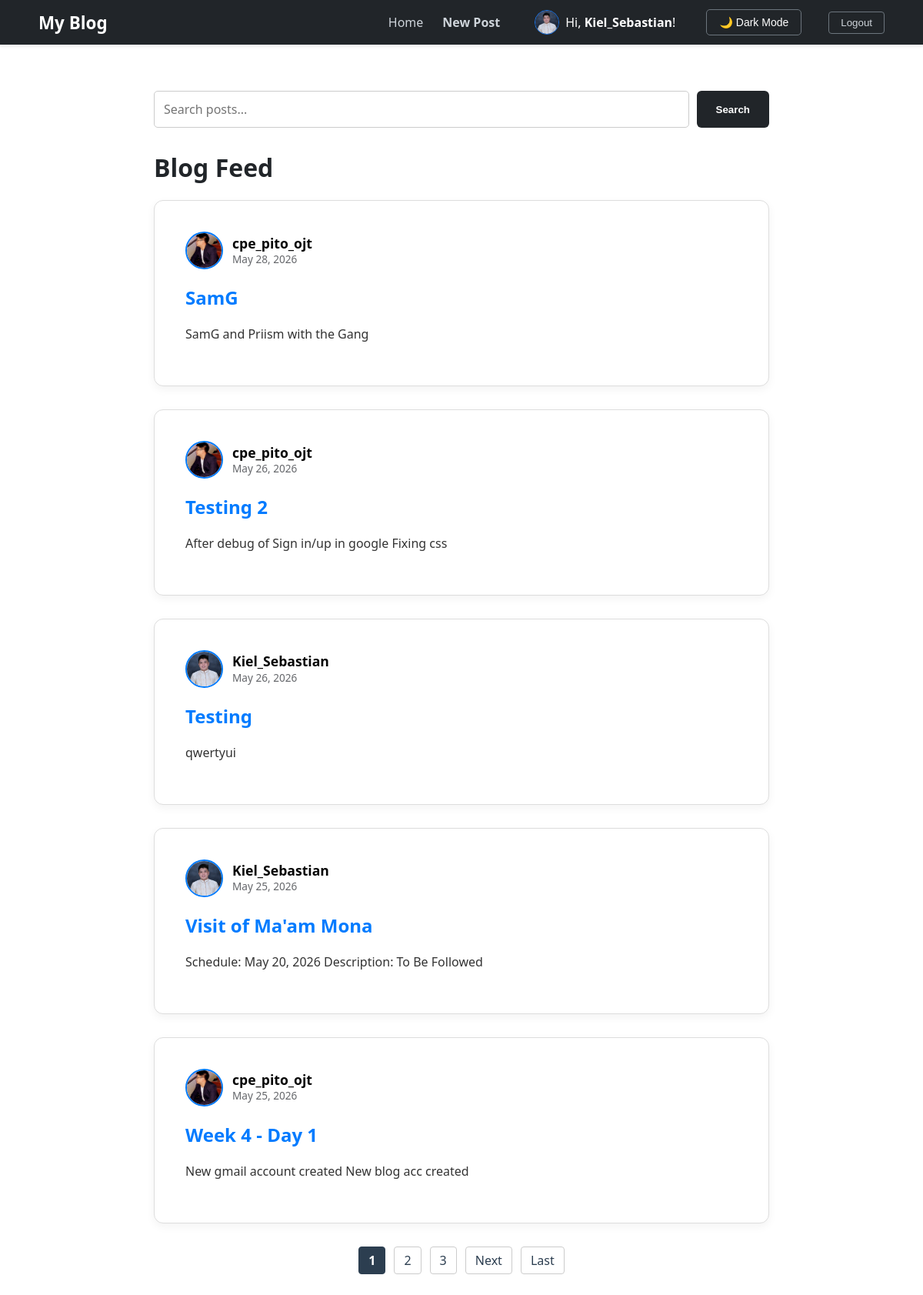
The page / (signed in) on the database as committed earlier.
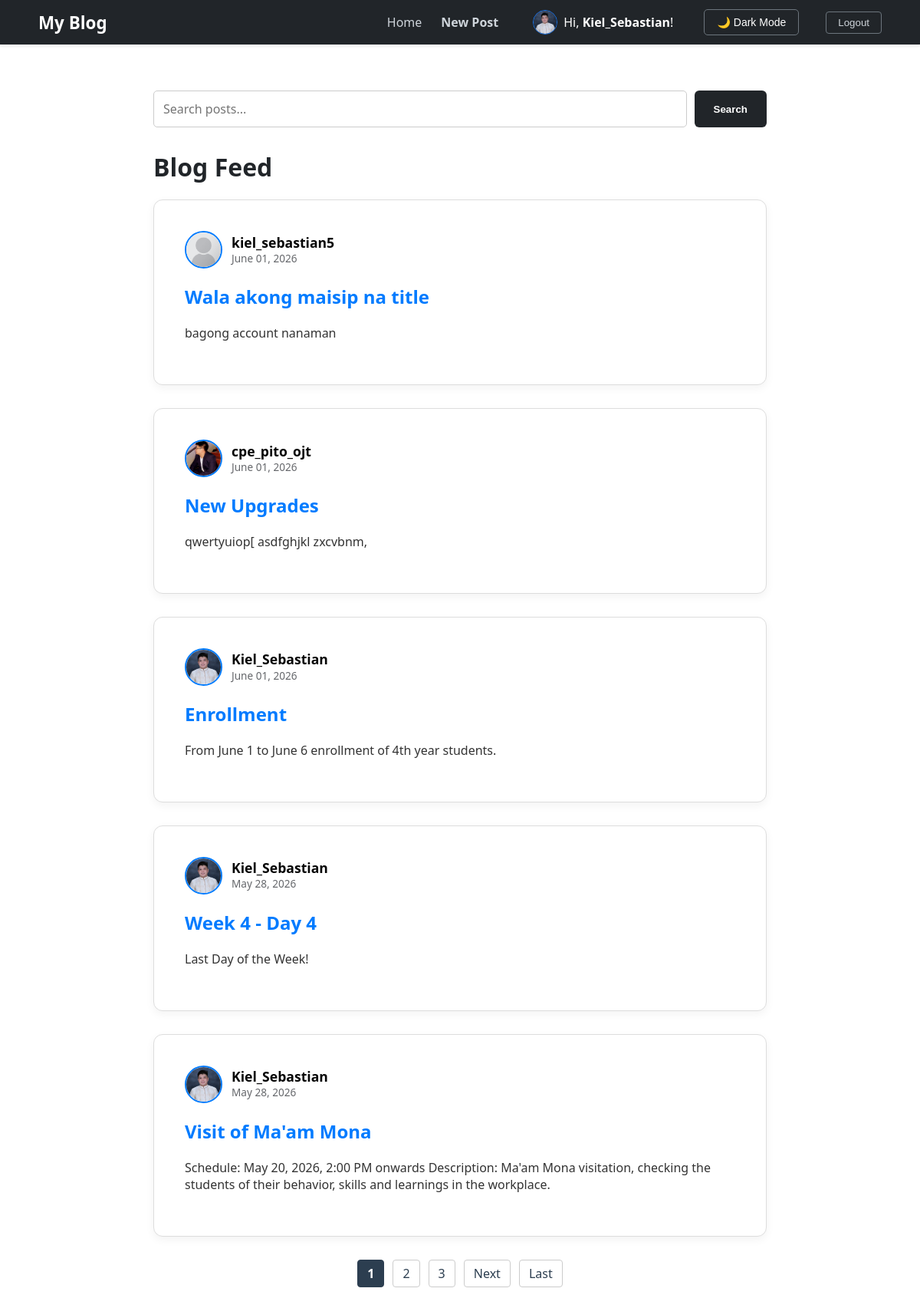
The same page on the database as committed later.
### blog/models.py (models this page shows, shortened)
class Post(models.Model):
    title = models.CharField(max_length=100)
    content = models.TextField()
    date_posted = models.DateTimeField(auto_now=True)
    author = models.ForeignKey(User, on_delete=models.CASCADE)
    image = models.ImageField(null=True, blank=True, upload_to=user_directory_path)

class Profile(models.Model):
    user = models.OneToOneField(User, on_delete=models.CASCADE)
    image = models.ImageField(default='default.jpg', upload_to='profile_pics')
    bio = models.TextField(max_length=500, blank=True, help_text="Short description about yourself")
    birth_date = models.DateField(null=True, blank=True)
    gender = models.CharField(max_length=1, choices=GENDER_CHOICES, blank=True)

### blog/views.py (the view)
# urls.py: path('', PostListView.as_view(), name='blog-home'),
class PostListView(ListView):
    model = Post
    template_name = 'blog/home.html'
    context_object_name = 'posts'
    ordering = ['-date_posted']
    paginate_by = 5
    def get_queryset(self):
        query = self.request.GET.get('q')
        if query:
            return Post.objects.filter(
                Q(title__icontains=query) | Q(content__icontains=query)
            ).order_by('-date_posted')
        return Post.objects.all().order_by('-date_posted')
    def get_context_data(self, **kwargs):
        context = super().get_context_data(**kwargs)
        context['search_query'] = self.request.GET.get('q', '')
        return context

### blog/templates/blog/home.html (shortened to what the changed rows need)
{% extends "blog/base.html" %}
{% block content %}
    {% if not user.is_authenticated %}
        <div class="card" style="text-align: center; padding: 60px 40px; margin-top: 20px;">
            <h1 style="font-size: 2.5rem; color: #212529;">Welcome to My Django Blog</h1>
            <p style="color: #6c757d; font-size: 1.1rem; margin-bottom: 40px;">
                Join our community to share your stories and connect with others.
            </p>
            <div style="display: flex; justify-content: center; gap: 20px;">
                <a href="{% url 'login' %}" class="btn-primary" style="width: 180px; text-decoration: none; text-align: center;">Login</a>
                <a href="{% url 'register' %}" class="btn-secondary" style="width: 180px; text-decoration: none; text-align: center; padding: 12px; border: 1px solid #ccc; border-radius: 4px; color: #212529; font-weight: 600;">Register</a>
            </div>
        </div>
    {% else %}
        <h1 class="mb-4 feed-title">Blog Feed</h1>
        {% for post in posts %}
            <article class="card">
                <div class="article-body">
                    <div class="article-metadata" style="display: flex; align-items: center; margin-bottom: 15px;">
                        <a href="{% url 'user-profile' post.author.username %}" style="display: flex; align-items: center; text-decoration: none; color: inherit;">
                            {% if post.author.profile.image %}
                                <img src="{{ post.author.profile.image.url }}" alt="{{ post.author.username }}" class="feed-avatar">
                            {% else %}
                                <div style="width: 45px; height: 45px; border-radius: 50%; border: 2px solid #1877F2; background-color: #e4e6eb; margin-right: 12px;"></div>
                            {% endif %}
                            <div style="line-height: 1.2;">
                                <span class="feed-author-name" style="font-weight: bold; font-size: 1.1rem;">{{ post.author.username }}</span><br>
                                <span class="feed-date" style="font-size: 0.85rem;">{{ post.date_posted|date:"F d, Y" }}</span>
                            </div>
                        </a>
                    </div>
                    <h2>
                        <a class="article-title" href="{% url 'post-detail' post.pk %}" style="text-decoration: none; color: #007bff;">{{ post.title }}</a>
                    </h2>
                    <p class="article-content">{{ post.content|truncatewords:30 }}</p>
                </div>
            </article>
        {% empty %}
            <div class="card" style="text-align: center; padding: 30px;">
                <p>No posts yet. <a href="{% url 'post-create' %}">Be the first to create one!</a></p>
            </div>
        {% endfor %}
        {% if is_paginated %}
            <div style="margin-top: 30px; display: flex; justify-content: center; gap: 5px;">
                {% for num in page_obj.paginator.page_range %}
                    {% if page_obj.number == num %}
                        <span class="pagination-active">{{ num }}</span>
                    {% elif num > page_obj.number|add:'-3' and num < page_obj.number|add:'3' %}
                        <a href="?page={{ num }}{% if search_query %}&q={{ search_query }}{% endif %}" class="pagination-link">{{ num }}</a>
                    {% endif %}
                {% endfor %}
                {% if page_obj.has_next %}
                    <a href="?page={{ page_obj.next_page_number }}{% if search_query %}&q={{ search_query }}{% endif %}" class="pagination-link">Next</a>
                    <a href="?page={{ page_obj.paginator.num_pages }}{% if search_query %}&q={{ search_query }}{% endif %}" class="pagination-link">Last</a>
                {% endif %}
            </div>
        {% endif %}
    {% endif %}
{% endblock %}

Rows that differ between the two databases and show on the page:
no longer on this page (row unchanged): Post: author.profile.image (placeholder picture), author.username "cpe_pito_ojt", date_posted "May 28, 2026", title "SamG", content "SamG and Priism with the Gang"
no longer on this page (row unchanged): Post: author.profile.image (placeholder picture), author.username "cpe_pito_ojt", date_posted "May 26, 2026", title "Testing 2", content "After debug of Sign in/up in google Fixing css"
no longer on this page (row unchanged): Post: author.profile.image (picture), author.username "Kiel_Sebastian", date_posted "May 26, 2026", title "Testing", content "qwertyui"
no longer on this page (row unchanged): Post: author.profile.image (placeholder picture), author.username "cpe_pito_ojt", date_posted "May 25, 2026", title "Week 4 - Day 1", content "New gmail account created New blog acc created"
added Post: author.profile.image (placeholder picture), author.username "kiel_sebastian5", date_posted "June 01, 2026", title "Wala akong maisip na title", content "bagong account nanaman"
added Post: author.profile.image (placeholder picture), author.username "cpe_pito_ojt", date_posted "June 01, 2026", title "New Upgrades", content "qwertyuiop[ asdfghjkl zxcvbnm,"
added Post: author.profile.image (picture), author.username "Kiel_Sebastian", date_posted "June 01, 2026", title "Enrollment", content "From June 1 to June 6 enrollment of 4th year students."
added Post: author.profile.image (picture), author.username "Kiel_Sebastian", date_posted "May 28, 2026", title "Week 4 - Day 4", content "Last Day of the Week!"
changed Post "Visit of Ma'am Mona": date_posted "May 25, 2026" → "May 28, 2026"; content "Schedule: May 20, 2026 Description: To Be Followed" → "Schedule: May 20, 2026, 2:00 PM onwards Description: Ma'am Mona visitation, checking the students of their behavior, skills and learnings in the workplace."
